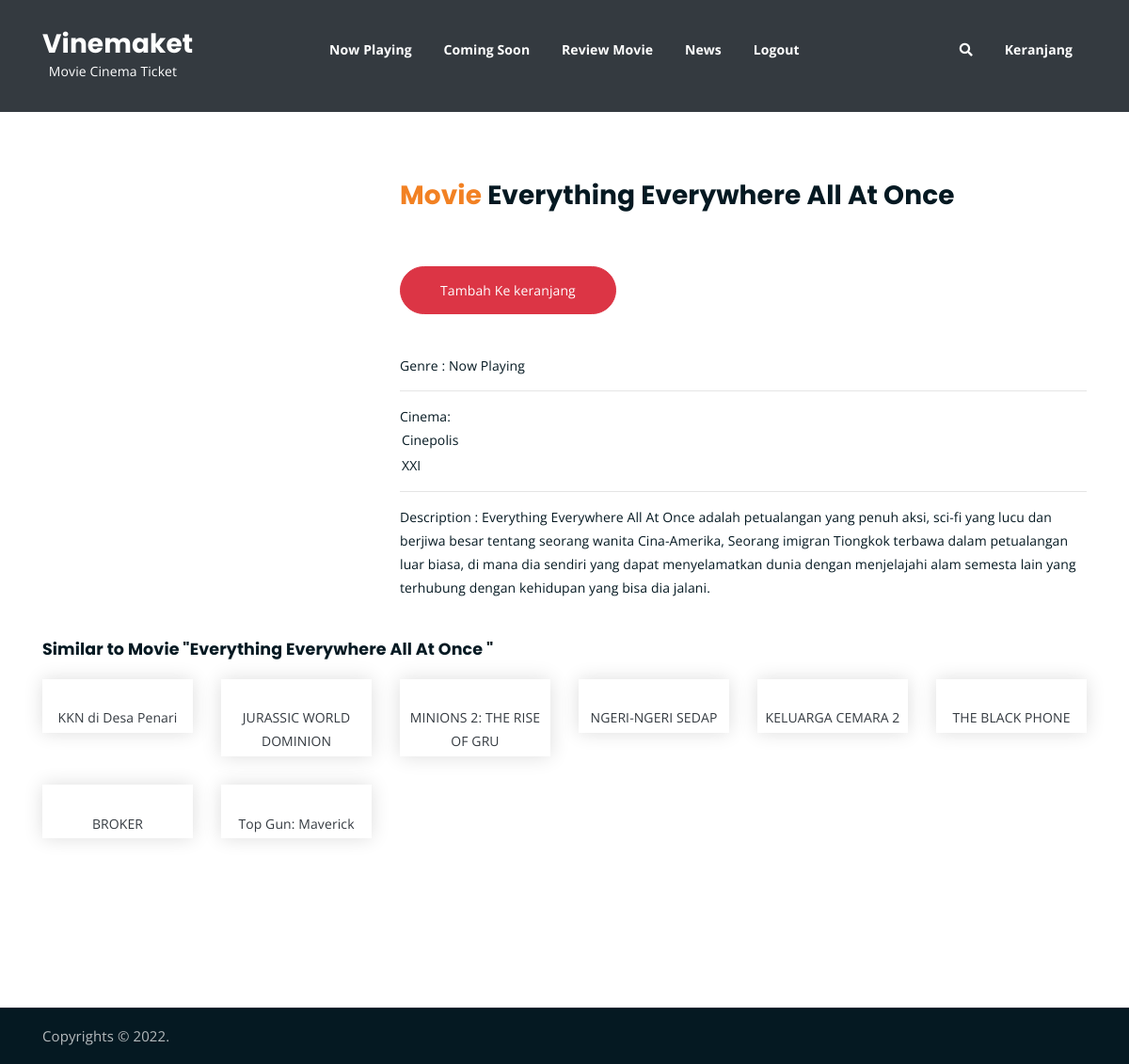
Screenshot of /detail.php?id=1 with the database file from the repository.
### tables this page shows
CREATE TABLE `film` (
  `id` int(11) NOT NULL,
  `title` varchar(255) NOT NULL,
  `genre` varchar(255) NOT NULL,
  `image` varchar(255) NOT NULL,
  `description` text NOT NULL,
  `price` int(11) NOT NULL DEFAULT 0
);

### functions.php (called while the page is built, shortened)
<?php
$conn = mysqli_connect("localhost", "root", "", "project_film_transaction");
return $conn;
function query($query) {
    global $conn;
    $result = mysqli_query($conn, $query);
    $rows = [];
    while( $row = mysqli_fetch_assoc($result) ) {
        $rows[] = $row;
    }
    return $rows;
}
?>

### detail.php (the view, shortened to what this page needs)
<?php
require 'functions.php';
$genreFilm = ["","Now Playing","Coming Soon","Movies","Kids","Anime","Fantasy","Action","Romance"];
if($_GET):
    $filmSearch = query("SELECT * FROM film where id = '$_GET[id]' ");
    $filmSearch = $filmSearch ? $filmSearch[0] : "";
    $anotherFilm = query("SELECT * FROM film where genre = $filmSearch[genre] and id != $_GET[id]");
else:
    header('Location: ');
endif;
?>
<!DOCTYPE html>
<html lang="en">
<head>
    <link rel="stylesheet" href="assets/css/all.min.css">
    <link rel="stylesheet" href="assets/bootstrap/css/bootstrap.min.css">
    <link rel="stylesheet" href="assets/css/owl.carousel.css">
    <link rel="stylesheet" href="assets/css/magnific-popup.css">
    <link rel="stylesheet" href="assets/css/animate.css">
    <link rel="stylesheet" href="assets/css/meanmenu.min.css">
    <link rel="stylesheet" href="assets/css/main.css">
    <link rel="stylesheet" href="assets/css/responsive.css">
</head>
<body>
    <div class="top-header-area bg-dark" id="sticker">
        <div class="container">
            <div class="row">
                <div class="col-lg-12 col-sm-12 text-center">
                    <div class="main-menu-wrap">
                        <div class="site-logo">
                            <a href="admin/index.php">
                                <h3 class="text-white">
                                Vinemaket
                                <p class="text-white">Movie Cinema Ticket</p>
                                </h3>
                            </a>
                        </div>
                        <nav class="main-menu">
                            <ul>
                                <li><a href="admin/index.php?genre=1">Now Playing</a></li>
                                <li><a href="admin/index.php?genre=2">Coming Soon</a></li>
                                <li><a href="../reviuw.php">Review Movie</a></li>
                                <li><a href="../news.php">News</a></li>
                                <li><a href="../logout.php">Logout</a></li>
                                <li>
                                    <div class="header-icons">
                                        <a class="mobile-hide search-bar-icon" href="#"><i class="fas fa-search"></i></a>
                                        <a href="cart.php">Keranjang</a>
                                    </div>
                                </li>
                            </ul>
                        </nav>
                    </div>
                </div>
            </div>
        </div>
    </div>
    <div class="latest-news pt-150 pb-150">
        <div class="container">
            <div class="row">
                <div class="col-sm-4">
                    <div class="single-latest-news text-center bg-transparent shadow-none">
                    </div>
                </div>
                <div class="col-sm-8 mt-5">
                    <h3><span class="orange-text">Movie</span> <?= $filmSearch['title'] ?></h3>
                    <a href="cart.php?id=<?= $filmSearch['id'] ?>" class="btn btn-danger text-white p-3 px-5 my-5" style="border-radius:30px">Tambah Ke keranjang</a><br>
                    Genre : <?= $genreFilm[$filmSearch['genre']] ?>
                 </hr><hr>Cinema:
                    <?php
                     include 'koneksi.php';
                     $data = mysqli_query($mysqli, "SELECT * FROM cinema inner join film on(cinema.id_film = film.id)");
                     while ($pilih = mysqli_fetch_array($data)) {
                         echo "<option value='" . $pilih['id_film'] . "'>" . $pilih['nama_cinema'] . "</option>";
                     }
                    ?>
                   </hr><hr>
                    Description : <?= $filmSearch['description'] ?>
                </div>
            </div>
            <div class="row mt-5">
                <div class="col-sm-12 mb-4">
                    <h5>Similar to Movie "<?= $filmSearch['title'] ?>"</h5>
                </div>
                <?php foreach ($anotherFilm as $key => $value): ?>
                    <div class="col-sm-2">
                        <div class="single-latest-news text-center">
                            <div class="news-text-box p-1 text-dark">
                                <p><a href="single-news.html" class="text-dark"><?= $value['title'] ?></a></p>
                            </div>
                        </div>
                    </div>
                <?php endforeach ?>
            </div>
        </div>
    </div>
    <div class="copyright">
        <div class="container">
            <div class="row">
                <div class="col-lg-6 col-md-12">
                    <p>Copyrights &copy; <?= date("Y") ?>.
                    </p>
                </div>
            </div>
        </div>
    </div>
</body>
</html>

### assets/css/main.css (style rules this page uses)
html { font-size: 14px; font-weight: 400; line-height: 28px; height: 100%; }
body { font-family: "Open Sans", sans-serif; font-weight: 400; font-size: 1rem; letter-spacing: 0.1px; line-height: 1.8; color: #051922; overflow-x: hidden; }
a { cursor: pointer; text-decoration: none; -webkit-transition: all 0.2s ease-in-out; -o-transition: all 0.2s ease-in-out; transition: all 0.2s ease-in-out; }
h1, .h1, h2, .h2, h3, .h3, h4, .h4, h5, .h5, h6, .h6 { font-family: "Poppins", sans-serif; font-weight: 700; margin: 0 0 1.25rem 0; color: #051922; }
h1:last-child, .h1:last-child, h2:last-child, .h2:last-child, h3:last-child, .h3:last-child, h4:last-child, .h4:last-child, h5:last-child, .h5:last-child, h6:last-child, .h6:last-child { margin: 0; }
h3, .h3 { font-size: 2rem; font-weight: 700; line-height: 2.25rem; }
h5, .h5 { font-size: 1.25rem; font-weight: 700; line-height: 1.5rem; }
p { font-family: "Open Sans", sans-serif; font-weight: 400; font-size: 1rem; letter-spacing: 0.1px; line-height: 1.8; color: #051922; margin: 0 0 1.25rem 0; }
p:last-child { margin: 0; }
.pt-150 { padding-top: 150px; }
.pb-150 { padding-bottom: 150px; }
.orange-text { color: #F28123; }
.top-header-area { position: absolute; z-index: 999; width: 100%; padding: 25px 0; }
nav.main-menu ul { margin: 0; padding: 0; list-style: none; }
nav.main-menu ul li { display: inline-block; }
nav.main-menu ul li a { color: #fff; font-weight: 700; display: block; padding: 15px; }
nav.main-menu ul > li { position: relative; }
nav.main-menu ul li:last-child a { display: inline-block; }
nav.main-menu > ul li:last-child { float: right; }
.site-logo { float: left; max-width: 150px; }
.main-menu-wrap { position: relative; }
.header-icons a { color: #fff; display: inline-block; padding: 10px; }
.site-logo { padding: 6px 0; }
nav.main-menu li a { -webkit-transition: 0.3s; -o-transition: 0.3s; transition: 0.3s; }
.top-header-area .header-icons a { -webkit-transition: 0.3s; -o-transition: 0.3s; transition: 0.3s; }
.top-header-area { -webkit-transition: 0.3s; -o-transition: 0.3s; transition: 0.3s; }
.copyright { background-color: #051922; border-top: 1px solid #232a35; }
.copyright p { margin: 0; color: #fff; opacity: 0.7; padding: 16px 0; font-size: 15px; }
.single-latest-news { -webkit-box-shadow: 0 0 20px #dddddd; box-shadow: 0 0 20px #dddddd; -webkit-transition: 0.3s; -o-transition: 0.3s; transition: 0.3s; }
html, body { height: 100%; }
.news-text-box { padding: 25px; border-bottom-left-radius: 5px; border-bottom-right-radius: 5px; }
.single-latest-news { margin-bottom: 30px; }

### rows the page displays
film: title "Everything Everywhere All At Once", genre "Now Playing", description "Everything Everywhere All At Once adalah petualangan yang penuh aksi, sci-fi yang lucu dan berjiwa besar tentang seorang wanita Cina-Amerika, Seorang imigran Tiongkok terbawa dalam petualangan luar biasa, di mana dia sendiri yang dapat menyelamatkan dunia dengan menjelajahi alam semesta lain yang terhubung dengan kehidupan yang bisa dia jalani."
film: title "KKN di Desa Penari"
film: title "JURASSIC WORLD DOMINION"
film: title "MINIONS 2: THE RISE OF GRU"
film: title "NGERI-NGERI SEDAP"
film: title "KELUARGA CEMARA 2"
film: title "THE BLACK PHONE"
film: title "BROKER"
film: title "Top Gun: Maverick"
